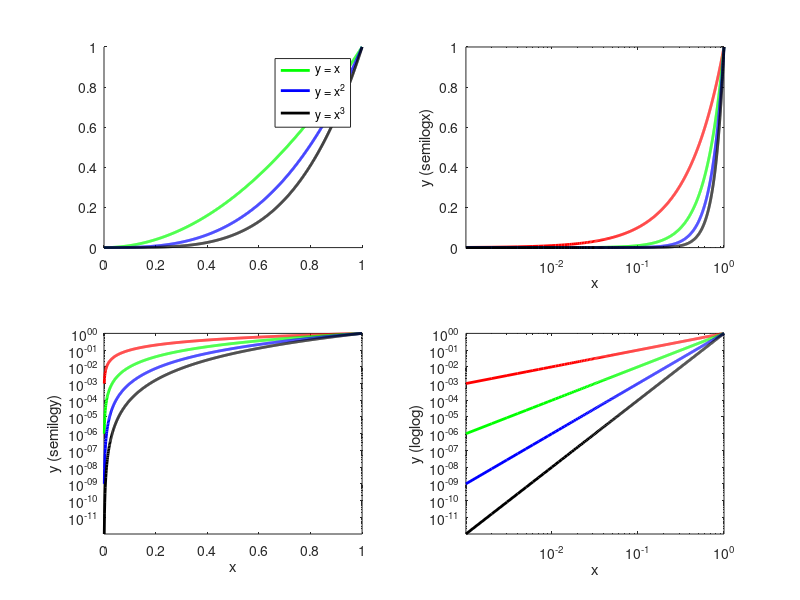

Recreate this plot in MATLAB.
% Some figures involving x, x^2, x^3, x^4.
clc;

N  = 1000;

x  = linspace(0, 1, N);

y1 = x;
y2 = x.^2;
y3 = x.^3;
y4 = x.^4;

% plot - standard plot, not a large range without cramming x & y axis, useful for linear functions
subplot(2, 2, 1);
hold on;
plot(x, y2, 'g-', 'Linewidth', 2);
plot(x, y3, 'b-', 'Linewidth', 2);
plot(x, y4, 'k-', 'Linewidth', 2);

legend('y = x', 'y = x^2', 'y = x^3', 'y = x^4');
axis([0 1 0 1]);

% semilogx - allows for very large scale on x axis, useful for substantial change in x axis
subplot(2, 2, 2);
set(gca, 'fontsize', 20);
semilogx(x, y1, 'r-', 'Linewidth', 2);
hold on;
semilogx(x, y2, 'g-', 'Linewidth', 2);
semilogx(x, y3, 'b-', 'Linewidth', 2);
semilogx(x, y4, 'k-', 'Linewidth', 2);
xlabel('x');
ylabel('y (semilogx)');
axis([0 1 0 1]);

% semilogy - allows for very large scale on y axis, useful for timescales
subplot(2, 2, 3);
set(gca, 'fontsize', 20);
semilogy(x, y1, 'r-', 'Linewidth', 2);
hold on;
semilogy(x, y2, 'g-', 'Linewidth', 2);
semilogy(x, y3, 'b-', 'Linewidth', 2);
semilogy(x, y4, 'k-', 'Linewidth', 2);
xlabel('x');
ylabel('y (semilogy)');
axis([0 1 0 1]);

% loglog - allows for very large scale on x & y axis, useful for exponential functions
subplot(2, 2, 4);
set(gca, 'fontsize', 20);
loglog(x, y1, 'r-', 'Linewidth', 2);
hold on;
loglog(x, y2, 'g-', 'Linewidth', 2);
loglog(x, y3, 'b-', 'Linewidth', 2);
loglog(x, y4, 'k-', 'Linewidth', 2);
xlabel('x');
ylabel('y (loglog)');
axis([0 1 0 1]);